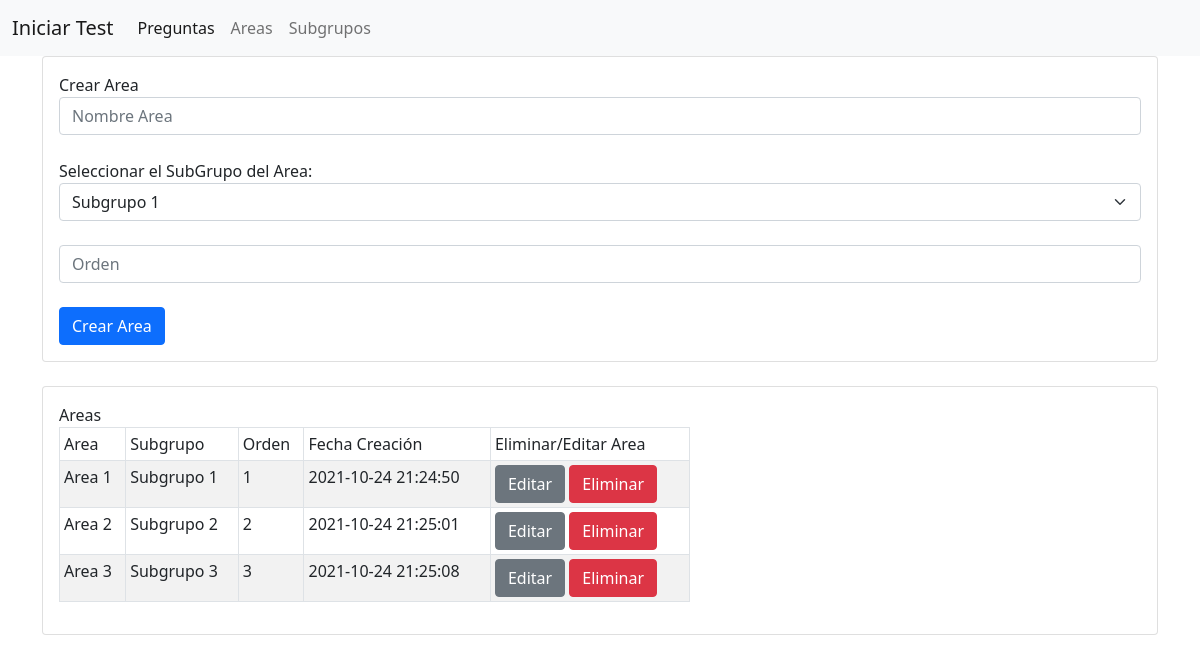
/areas (signed in), run on the app's committed database.
### website/models.py (models this page shows)
class Areas(db.Model):
    id = db.Column(db.Integer, primary_key=True)
    nombre_area = db.Column(db.String)
    sub_grupo = db.Column(db.Integer, db.ForeignKey('subgrupos.id', ondelete="CASCADE"), nullable=False)
    orden = db.Column(db.Integer)
    pregunta = db.relationship('Preguntas', backref='areas', passive_deletes=True)
    fecha_creacion = db.Column(db.DateTime(timezone=True), default=func.now())

class Subgrupos(db.Model):
    id = db.Column(db.Integer, primary_key=True)
    nombre_subgrupo = db.Column(db.String)
    area = db.relationship('Areas', backref='subgrupos', passive_deletes=True)
    fecha_creacion = db.Column(db.DateTime(timezone=True), default=func.now())

### website/views.py (the view, shortened to what this page needs)
@views.route('/areas', methods=['GET', 'POST'])
@login_required
def areas():
    subgrupos = SubgruposForm()
    areas = Areas.query.order_by(Areas.orden)
    return render_template('areas.html', subgrupos=subgrupos, areas=areas, user=current_user)

### website/models.py
class SubgruposForm(FlaskForm):
    opts = QuerySelectField(query_factory=subgrupos_query, allow_blank=False, get_label='nombre_subgrupo')

### website/__init__.py (called while the page is built)
def create_app():
    db.init_app(app)
    from . views import views
    from . models import Opciones, Preguntas, Usuarios, Areas, Subgrupos, Admins
    create_database(app)
    app.register_blueprint(views, url_prefix="/")
    login_manager = LoginManager()
    login_manager.login_view = "views.login"
    login_manager.init_app(app)
    @login_manager.user_loader
    def load_user(id):
        return Admins.query.get(int(id))
    return app

### website/models.py (called while the page is built)
def subgrupos_query():
    return Subgrupos.query

### website/templates/areas.html (shortened to what this page needs)
{% extends "base.html" %} {% block title %}Areas{% endblock %} {% block content %}
<div class="card card-body">
    Crear Area
    <form method="POST">
        <div class="form-group">
            <input type="text" name="nombre_area" placeholder="Nombre Area" class="form-control" required>
        </div>
        Seleccionar el SubGrupo del Area:
        <div>
            {{ subgrupos.opts(class_="form-select",required='required') }}
        </div>
        <div class="form-group">
            <input type="number" name="orden" placeholder="Orden" class="form-control" required>
        </div>
        <div class="form-group">
            <button type="submit" class="btn btn-primary btn-block">Crear Area</button>
        </div>
    </form>
</div>
<div class="card card-body">
    Areas
    <div class="col-md-7">
        <table class="table table-striped table-bordered table-sm">
            <thead>
                <tr>
                    <td>Area</td>
                    <td>Subgrupo</td>
                    <td>Orden</td>
                    <td>Fecha Creación</td>
                    <td>Eliminar/Editar Area</td>
                </tr>
            </thead>
            <tbody>
                {% for area in areas %}
                    <tr>
                        <td>{{ area.nombre_area }}</td>
                        <td>{{ area.subgrupos.nombre_subgrupo }}</td>
                        <td>{{ area.orden }}</td>
                        <td>{{ area.fecha_creacion }}</td>
                        <td>
							<a href="/editar_area/{{area.id}}" class="btn btn-secondary">Editar</a>
							<a href="/delete-area/{{area.id}}" class="btn btn-danger btn-delete">Eliminar</a>
						</td>
                    </tr>
                {% endfor %}
            </tbody>
        </table>
    </div>
</div>
{% endblock %}

### data on the page
Areas: nombre_area "Area 1", subgrupos.nombre_subgrupo "Subgrupo 1", orden "1", fecha_creacion "2021-10-24 21:24:50"
Areas: nombre_area "Area 2", subgrupos.nombre_subgrupo "Subgrupo 2", orden "2", fecha_creacion "2021-10-24 21:25:01"
Areas: nombre_area "Area 3", subgrupos.nombre_subgrupo "Subgrupo 3", orden "3", fecha_creacion "2021-10-24 21:25:08"
